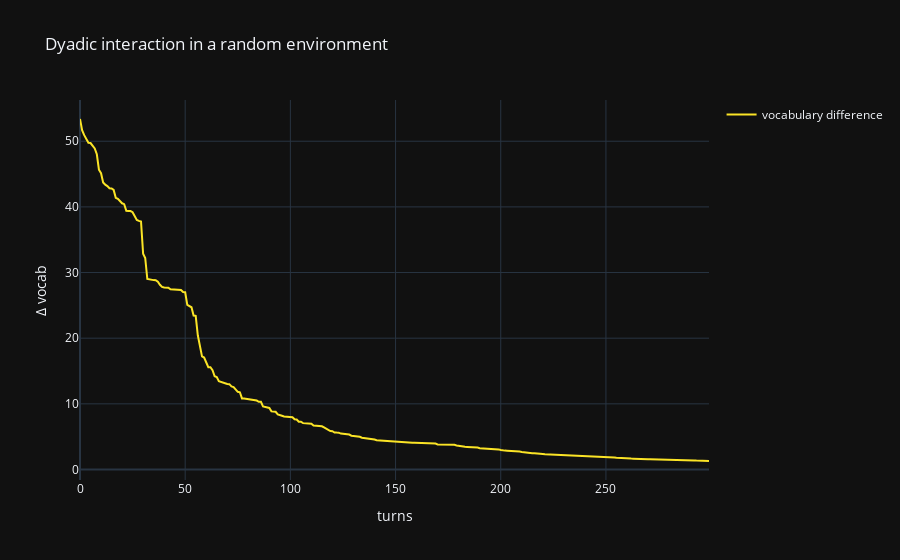

Here is the notebook cell this chart was saved with:
### Code cell
fig = plot(vocab_dif.numpy(), 'vocabulary difference')
fig.update_layout(
    title='Dyadic interaction in a random environment',
    yaxis_title='Δ P(w|m)',
    xaxis_title='turns'
)
fig.show()

### Figure 1 — Plotly figure (JSON) as saved in the notebook; plotly's stock layout.template omitted (floating-point values rounded to 4 significant figures; data arrays with more than 128 entries replaced by an {"elided": "..."} marker saying what was removed)
{"data": [{"legendgroup": "vocabulary difference", "line": {"color": "#FBE426"}, "mode": "lines", "name": "vocabulary difference", "showlegend": true, "x": {"elided": "300 int values"}, "y": {"elided": "300 float values"}, "type": "scatter"}], "layout": {"title": {"text": "Dyadic interaction in a random environment"}, "yaxis": {"title": {"text": "Δ vocab"}}, "xaxis": {"title": {"text": "turns"}}}}
